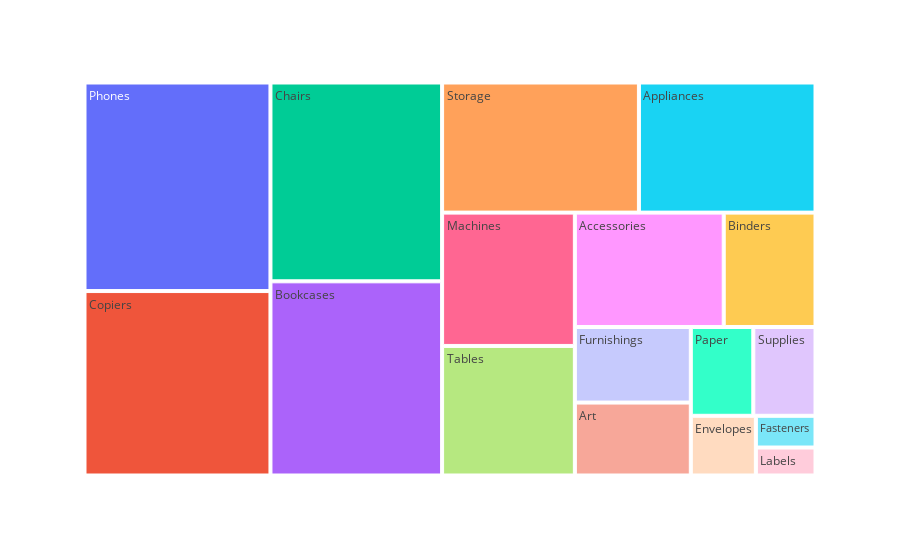

The cell this chart's notebook holds for it:
### Code cell
fig=px.treemap(df,path=["Sub-Category"],values='Sales')
fig

### Figure 1 — Plotly figure (JSON) as saved in the notebook; plotly's stock layout.template omitted (floating-point values rounded to 4 significant figures)
{"data": [{"branchvalues": "total", "domain": {"x": [0, 1], "y": [0, 1]}, "hovertemplate": "labels=%{label}<br>Sales=%{value}<br>parent=%{parent}<br>id=%{id}<extra></extra>", "ids": ["Accessories", "Appliances", "Art", "Binders", "Bookcases", "Chairs", "Copiers", "Envelopes", "Fasteners", "Furnishings", "Labels", "Machines", "Paper", "Phones", "Storage", "Supplies", "Tables"], "labels": ["Accessories", "Appliances", "Art", "Binders", "Bookcases", "Chairs", "Copiers", "Envelopes", "Fasteners", "Furnishings", "Labels", "Machines", "Paper", "Phones", "Storage", "Supplies", "Tables"], "name": "", "parents": ["", "", "", "", "", "", "", "", "", "", "", "", "", "", "", "", ""], "type": "treemap", "values": [749200.0, 1011000.0, 372100.0, 461900.0, 1467000.0, 1502000.0, 1509000.0, 170900.0, 83240.0, 385600.0, 73400.0, 779100.0, 244300.0, 1707000.0, 1127000.0, 243100.0, 757000.0]}], "layout": {"legend": {"tracegroupgap": 0}, "margin": {"t": 60}}}
